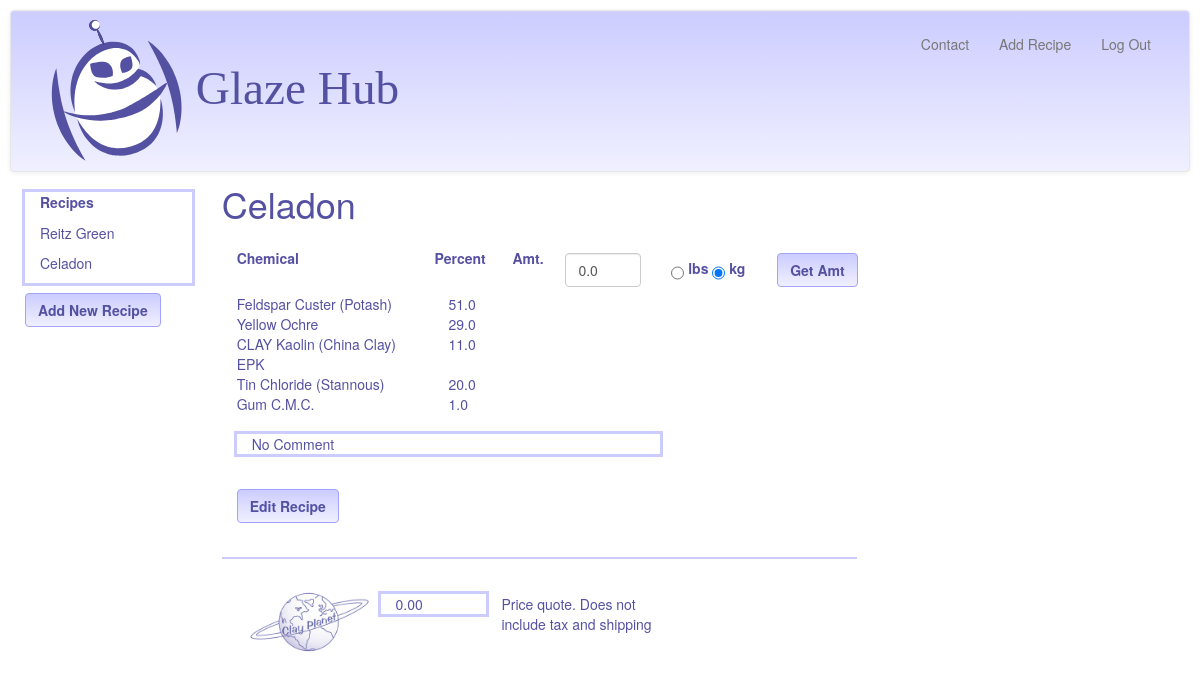
Screenshot of /recipecomps/2/Celadon (signed in) with the database file from the repository.
### model.py (models this page shows, shortened)
class Recipe(Base):
    __tablename__ = "recipes"
    id = Column(Integer, primary_key=True)
    recipe_name = Column(String(120))
    user_id = Column(Integer, ForeignKey('users.id'))
    user_notes = Column(String(3000), nullable=True)
    user = relationship("User", backref=backref("recipes", order_by=id))
    @classmethod
    def getRecipeNamesByUserID(cls, user_id):
        return session.query(Recipe).filter_by(user_id=user_id).all()
    @classmethod
    def getRecipeIDByName(cls, recipe_name, user_id):
        return session.query(Recipe).\
            filter_by(recipe_name=recipe_name).\
            filter_by(user_id=user_id).first()

class Component(Base):
    __tablename__ = "components"
    id = Column(Integer, primary_key=True)
    chem_id = Column(Integer, ForeignKey('chemicals.id'), nullable=False)
    recipe_id = Column(Integer, ForeignKey('recipes.id'), nullable=False)
    percentage = Column(Float, nullable=False)
    chem = relationship("Chem", backref=backref("components", order_by=id))
    recipe = relationship("Recipe", backref=backref("components", order_by=id))
    @classmethod
    def getComponentsByRecipeID(cls, recipe_id):
        return session.query(Component).filter_by(recipe_id=recipe_id).all()

class Chem(Base):
    __tablename__ = "chemicals"
    id = Column(Integer, primary_key=True)
    chem_name = Column(String(120))
    quarter = Column(Float)
    half = Column(Float)
    onelb = Column(Float)
    fivelb = Column(Float)
    tenlb = Column(Float)
    twentyfivelb = Column(Float)
    fiftylb = Column(Float)
    onehundlb = Column(Float)
    fivehundlb = Column(Float)

### glazehub.py (the view)
@app.route("/recipecomps/<int:userViewID>/<recipeName>")
def recipe(userViewID, recipeName):
    displayRecipes = showUserRecipeList(userViewID)
    userLoginID = session["user_id"]
    if checkUserLoginID(userLoginID, userViewID) is False:
        userViewID = userLoginID
        recipes = model.Recipe.getRecipeNamesByUserID(userLoginID)
        return render_template("user_recipes.html", displayRecipes=recipes,
                               user_id=userLoginID)
    else:
        recipe = model.Recipe.getRecipeIDByName(recipeName, userViewID)
        components = model.Component.getComponentsByRecipeID(recipe.id)
    messageToUser = None
    price_quote = 0.00
    batchComp = []
    wholeNumList = []
    frctnList = []
    batchsize = None
    unit_sys = "unitSys"
    lbschecked = ""
    kgchecked = 'checked = "checked"'
    return render_template("/recipecomps.html/", user_id=userViewID,
                           recipe_name=recipeName, components=components,
                           batchComp=batchComp,
                           displayRecipes=displayRecipes,
                           user_notes=recipe.user_notes,
                           messageToUser=messageToUser,
                           unitSys=unit_sys, batchsize=batchsize,
                           wholeNumList=wholeNumList, frctnList=frctnList,
                           lbschecked=lbschecked, kgchecked=kgchecked,
                           price_quote=price_quote)

### glazehub.py (called while the page is built)
def showUserRecipeList(userViewID):
    userLoginID = session["user_id"]
    if checkUserLoginID(userLoginID, userViewID):
        recipes = model.Recipe.getRecipeNamesByUserID(userLoginID)
        return recipes
    else:
        recipes = model.Recipe.getRecipeNamesByUserID(userViewID)
        return recipes

def checkUserLoginID(userLoginID, userViewID):
    if userLoginID != int(userViewID):
        flash("Invalid User ID. Here are your recipes")
        userViewID = userLoginID
        return False

### templates/recipecomps.html (shortened to what this page needs)
{% extends 'base.html' %}
{% block body %}
<div class = "col-sm-2">
	<div class = "col-sm-12" id = "recipe_list" style="outline: 3px solid #ccccff; margin-bottom:10px" >
    	<label class = "control-label" for="userRecipes">
			Recipes
		</label>
		{% for recipe in displayRecipes %}
		<ul style = "margin-top: 6px" class="recipe_names">
			<a class = "recipe_links" href = "/recipecomps/{{recipe.user_id}}/{{recipe.recipe_name }}">
				<li>{{ recipe.recipe_name }}</li></a>
		</ul>
		{% endfor %}
	</div>
	<div class = "row" id = "add_recipe_button">
		<div class = "col-sm-2">
			<a href = "/addRecipe/{{user_id}}">
			<button class ="btn btn-GH" id = "add_recipe">
					<strong>Add New Recipe</strong></button>
			</a>
		</div>
	</div>
</div>
	<div class = "col-sm-10" id = "recipe_section" style="margin-top:-2em">
		<h1>{{ recipe_name }}</h1>
		<div class = "col-sm-8" id = "recipe_list" >
			<div class = "row" style = "color:#5551a2">
				<div class = "col-sm-4" id = "chem_name" style = "margin-top:1em"><strong>Chemical
					</strong>
				</div>
				<div class = "col-sm-2" id = "percentage" style = "margin-top:1em; margin-left:-1em"><strong>Percent
					</strong>
				</div>
				<div class = "form-group" id = "amount_to_make" style = "margin-top:1em">
					<label class = "col-sm-1 control-label" style = "margin-left: -2em" for "amt">
						Amt.
					</label>
					<form action = "/recipecomps/{{user_id}}/{{recipe_name}}" method = "POST">
						<div class ="col-sm-2">
							{% if batchsize %}
								<input class = "form-control" type = "text" id = "batchsize"
										  name="batchsize" value = "{{batchsize}}"/>
							{% else %}
								<input class = "form-control" type = "text" id = "batchsize"
										  name="batchsize" value = "0.0"/>
							{% endif %}
						</div>
						<div class = "col-sm-2">
							<input class = "radio-GH"  type = "radio" name= "unitSys" value = "lbs"
								{{lbschecked}}/>
							<label for "pounds">lbs</label>
							<input class = "radio-GH" type = "radio" name= "unitSys" value = "kg"
								{{kgchecked}}/>
							<label for "metric">kg</label>
						</div>
						<div class = "col-sm-1">
							<button class ="btn btn-GH" style="margin-top:5px" type = "submit" id = "getAmount">
							<strong>Get Amt</strong></button>
						</div>
						<div class = "col-sm-8" id ="comp_percent_amt">
						{% for comp in components %}
							<div class = "row">
								<div class = "col-sm-6" >{{comp.chem.chem_name}}</div>
								<div class = "col-sm-2">{{comp.percentage}}</div>
							</div>
						{% endfor %}
						</div>
					</form>
				</div>
				<div class = "col-sm-4">
				</div>
			</div>
			<div class = "row">
				<div class = "col-sm-8"
					style="outline: 3px solid #ccccff; margin-top:20px; margin-left:15px;
						margin-bottom:20px">
					{{user_notes}}
				</div>
			</div>
			<div class = "row">
				<form action = "/editRecipe/{{user_id}}/{{recipe_name}}"
					<div class = "col-sm-2">
						<button class ="btn btn-GH" style="margin-top:15px" type = "submit" id = "editRecipe">
						<strong>Edit Recipe</strong></button>
					</div>
			<div class = "row">
				<hr noshade color ="#ccccff"></hr>
			</div>
		<form action = "/emailCP/{{user_id}}/{{recipe_name}}/{{batchsize}}">
			<div class = "row">
				<div class = "col-sm-3">
					<img id = "cplogo" src="/static/img/cplogo.png">
				</div>
				<div class = "col-sm-2" style="outline: 3px solid #ccccff; margin-top:15px">
					{%if batchsize%}
						{{"$%.2f" %price_quote}}
					{%else%}
						0.00
					{% endif %}
				</div>
				<div class = "col-sm-4" style="margin-top:15px">
					Price quote. Does not include tax and shipping
				</div>
			</div>
		</form>
	</div>
	</div>
{% endblock %}

### static/css/style.css (style rules this page uses)
a:link { color:#5551a2; }
#cplogo { width:125px; margin:10px; }
body { margin:10px; font-family: "Helvetica Neue", Helvetica, "Segoe UI", Arial, freesans, sans-serif; color:#5551a2; }
ul.recipe_names { list-style-type: none; padding:0 0px; }
input { height:3em; margin-top: 5px; }
.btn-GH { background-image: -webkit-linear-gradient(top, #ccccff 0%, #f0f0ff 100%); background-image: -o-linear-gradient(top, #ccccff 0%, #f0f0ff 100%); background-image: -webkit-gradient(linear, left top, left bottom, from(#ccccff), to(#f0f0ff)); background-image: linear-gradient(to bottom, #ccccff 0%, #f0f0ff 100%); filter: progid:DXImageTransform.Microsoft.gradient(startColorstr='#ffccccff', endColorstr='#fff0f0ff', GradientType=0); filter: progid:DXImageTransform.Microsoft.gradient(enabled = false); background-repeat: repeat-x; border-color: #a3a3ff; color:#5551a2; }
hr { border-color:#ccccff; border-width: 2px; }
.radio-GH, .checkbox-inline { display: inline-block; padding-left: 20px; margin-bottom: 0; font-weight: normal; vertical-align: middle; cursor: pointer; }

### rows the page displays
Recipe: recipe_name "Reitz Green"
Recipe: recipe_name "Celadon", user_notes "No Comment"
Component: chem.chem_name "Feldspar Custer (Potash)", percentage "51.0"
Component: chem.chem_name "Yellow Ochre", percentage "29.0"
Component: chem.chem_name "CLAY Kaolin (China Clay) EPK", percentage "11.0"
Component: chem.chem_name "Tin Chloride (Stannous)", percentage "20.0"
Component: chem.chem_name "Gum C.M.C.", percentage "1.0"

### other values shown
{{ "Log Out" }} "Log Out"
